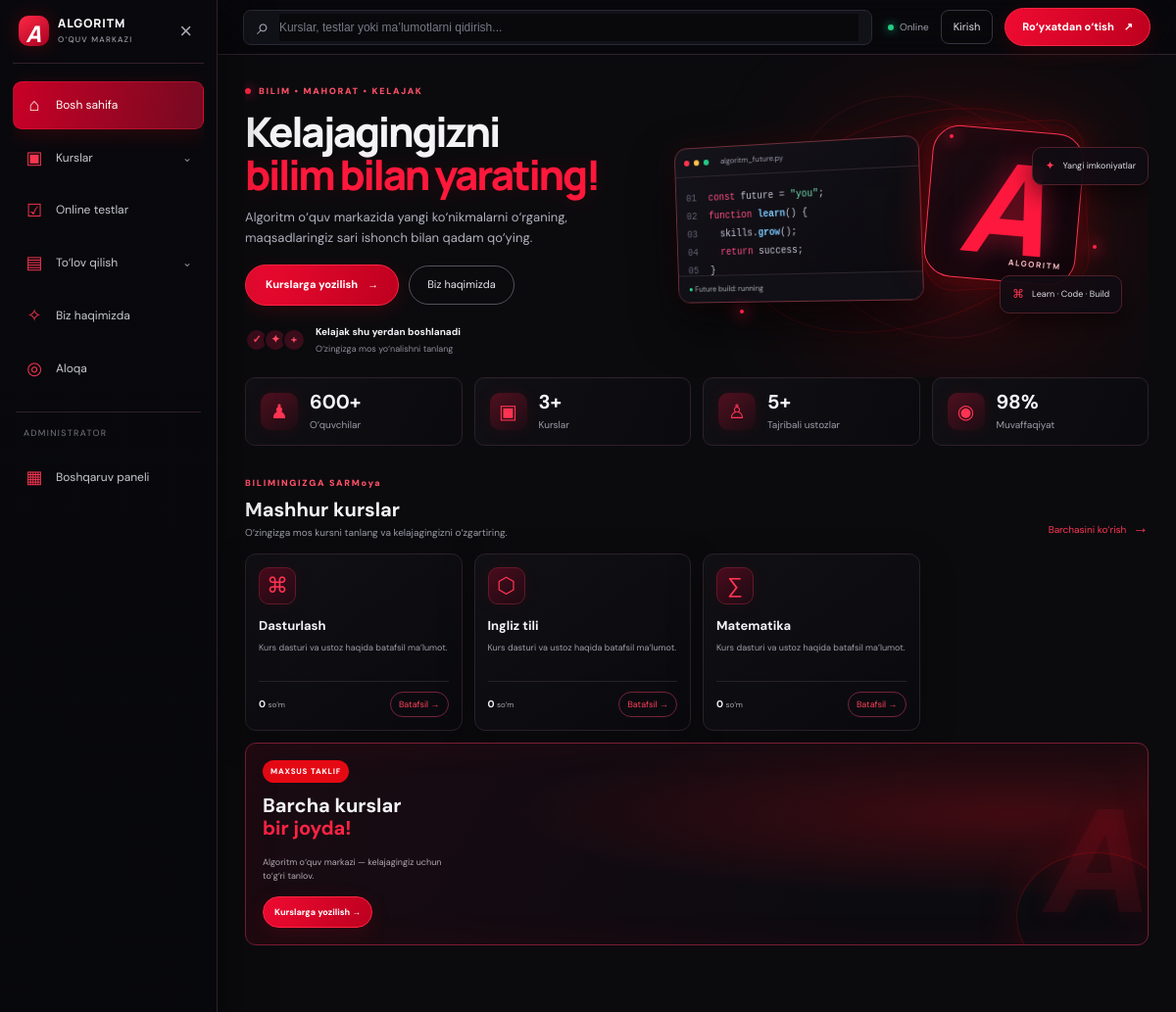
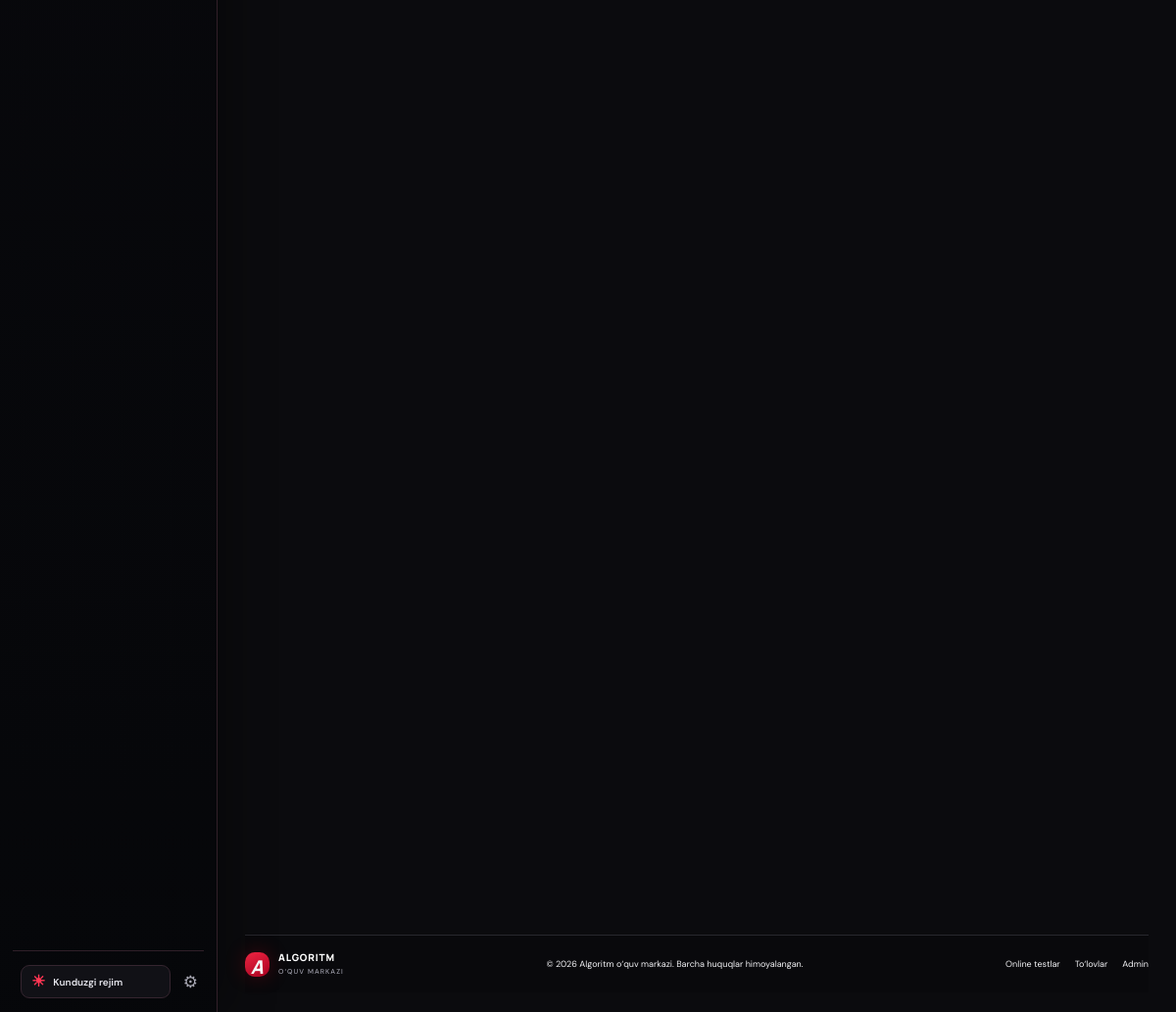
The page / on the database its author committed (2 pictures, top to bottom).
### tables this page shows
CREATE TABLE IF NOT EXISTS courses (
  id INT UNSIGNED AUTO_INCREMENT PRIMARY KEY,
  name VARCHAR(120) NOT NULL,
  price DECIMAL(12,2) NOT NULL DEFAULT 0,
  duration VARCHAR(100) DEFAULT NULL,
  description TEXT DEFAULT NULL,
  teacher_name VARCHAR(120) DEFAULT NULL,
  teacher_bio TEXT DEFAULT NULL,
  image_path VARCHAR(255) DEFAULT NULL,
  teacher_image VARCHAR(255) DEFAULT NULL,
  is_active TINYINT(1) NOT NULL DEFAULT 1,
  created_at TIMESTAMP DEFAULT CURRENT_TIMESTAMP
);

### config/settings.php (called while the page is built, shortened)
<?php
function site_settings(PDO $pdo): array { try { $rows=$pdo->query('SELECT setting_key,setting_value FROM site_settings')->fetchAll(PDO::FETCH_KEY_PAIR); return is_array($rows)?$rows:[]; } catch(Throwable $e){return [];} }

### index.php (the view, shortened to what this page needs)
<?php
require_once __DIR__ . '/config/db.php';
require_once __DIR__ . '/config/settings.php';
$settings = $pdo ? site_settings($pdo) : [];
function h($v){return htmlspecialchars((string)$v, ENT_QUOTES, 'UTF-8');}
$courses=[];
try { if($pdo) { $stmt=$pdo->query("SELECT id,name,price,description,teacher_name,image_path FROM courses WHERE is_active=1 ORDER BY name"); $courses=$stmt->fetchAll(PDO::FETCH_ASSOC); } } catch(Throwable $e) {}
$courseCount=count($courses) ?: 12;
?>
<!doctype html><html lang="uz"><head><link rel="stylesheet" href="assets/css/style.css?v=10"></head>
<body class="alg-home">
<div class="ambient-bg" aria-hidden="true"><span></span><span></span><span></span><i class="grid-glow"></i></div>
<aside class="app-sidebar" id="app-sidebar"><div class="sidebar-brand"><a href="index.php" class="brand"><span class="brand-symbol">A</span><span class="brand-text">ALGORITM<small>O‘QUV MARKAZI</small></span></a><button class="sidebar-collapse" id="sidebar-collapse" aria-label="Yon menyuni yig‘ish">×</button></div>
<nav class="side-nav" aria-label="Asosiy menyu"><a class="side-link active" href="index.php"><span class="side-ico">⌂</span><span class="side-label">Bosh sahifa</span></a><a class="side-link" href="#kurslar"><span class="side-ico">▣</span><span class="side-label">Kurslar</span><span class="side-arrow">⌄</span></a><a class="side-link" href="tests.php"><span class="side-ico">☑</span><span class="side-label">Online testlar</span></a><a class="side-link" href="payment.php"><span class="side-ico">▤</span><span class="side-label">To‘lov qilish</span><span class="side-arrow">⌄</span></a><a class="side-link" href="#afzalliklar"><span class="side-ico">✧</span><span class="side-label">Biz haqimizda</span></a><a class="side-link" href="#aloqa"><span class="side-ico">◎</span><span class="side-label">Aloqa</span></a><div class="side-divider"><span class="side-label">ADMINISTRATOR</span></div><a class="side-link" href="admin/login.php"><span class="side-ico">▦</span><span class="side-label">Boshqaruv paneli</span></a></nav>
<div class="sidebar-bottom"><button class="theme-toggle" id="theme-toggle" type="button"></button><button class="gear-button" type="button" title="Menyu sozlamasi" id="sidebar-expand">⚙</button></div></aside>
<div class="app-main" id="app-main"><header class="topbar"><button class="mobile-menu" id="mobile-menu" aria-label="Menyuni ochish">☰</button><div class="top-search"><span>⌕</span><input id="quick-search" type="search" placeholder="Kurslar, testlar yoki ma’lumotlarni qidirish..."></div><div class="top-actions"><span class="online-pill"><i></i> Online</span><a class="login-link" href="admin/login.php">Kirish</a><a class="top-cta" href="#royxat">Ro‘yxatdan o‘tish <span>↗</span></a></div></header>
<main class="home-content">
<section class="hero-v10"><div class="hero-v10-copy"><span class="hero-kicker"><i></i> BILIM • MAHORAT • KELAJAK</span><h1>Kelajagingizni<br><em>bilim bilan yarating!</em></h1><p><?= h($settings['hero_text'] ?? 'Zamonaviy kasblar, kuchli ustozlar va qulay ta’lim muhiti. Algoritm — sizning muvaffaqiyatingiz uchun!') ?></p><div class="hero-buttons"><a class="red-button" href="#kurslar">Kurslarga yozilish <span>→</span></a><a class="outline-button" href="#afzalliklar">Biz haqimizda</a></div><div class="hero-mini-proof"><span class="proof-icons"><b>✓</b><b>✦</b><b>+</b></span><span><strong>Kelajak shu yerdan boshlanadi</strong><small>O‘zingizga mos yo‘nalishni tanlang</small></span></div></div>
<div class="hero-visual"><div class="hero-red-sun"></div><div class="hero-orbit orbit-a"></div><div class="hero-orbit orbit-b"></div><div class="hero-code-window"><div class="window-bar"><i></i><i></i><i></i><span>algoritm_future.py</span></div><div class="fake-code"><p><b>01</b> <i>const</i> future = <em>"you"</em>;</p><p><b>02</b> <i>function</i> <strong>learn</strong>() {</p><p><b>03</b> &nbsp; skills.<strong>grow</strong>();</p><p><b>04</b> &nbsp; <i>return</i> success;</p><p><b>05</b> }</p></div><div class="window-status"><span>●</span> Future build: running</div></div><div class="hero-A">A<span>ALGORITM</span></div><div class="floating-chip chip-one">✦ <span>Yangi imkoniyatlar</span></div><div class="floating-chip chip-two">⌘ <span>Learn · Code · Build</span></div><div class="hero-particle p1"></div><div class="hero-particle p2"></div><div class="hero-particle p3"></div></div></section>
<section class="stats-row"><article class="stat-v10"><span class="stat-icon">♟</span><div><strong>600+</strong><small>O‘quvchilar</small></div></article><article class="stat-v10"><span class="stat-icon">▣</span><div><strong><?= (int)$courseCount ?>+</strong><small>Kurslar</small></div></article><article class="stat-v10"><span class="stat-icon">♙</span><div><strong>5+</strong><small>Tajribali ustozlar</small></div></article><article class="stat-v10"><span class="stat-icon">◉</span><div><strong>98%</strong><small>Muvaffaqiyat</small></div></article></section>
<section class="courses-v10" id="kurslar"><div class="section-title-v10"><div><span class="section-kicker">BILIMINGIZGA SARMoya</span><h2>Mashhur kurslar</h2><p>O‘zingizga mos kursni tanlang va kelajagingizni o‘zgartiring.</p></div><a href="#royxat" class="all-link">Barchasini ko‘rish <span>→</span></a></div><div class="course-grid-v10">
<?php if($courses): foreach($courses as $i=>$course): ?><article class="course-v10 searchable-item"><a href="course.php?id=<?= (int)$course['id'] ?>" class="course-main-link"><?php if(!empty($course['image_path'])): ?><img class="course-photo" src="<?= h($course['image_path']) ?>" alt="<?= h($course['name']) ?>"><?php else: ?><span class="course-icon-v10"><?= ['⌘','⬡','∑','✧','文'][$i%5] ?></span><?php endif; ?><h3><?= h($course['name']) ?></h3><p><?= h(mb_strimwidth($course['description'] ?: 'Kurs dasturi va ustoz haqida batafsil ma’lumot.',0,86,'…')) ?></p></a><div class="course-bottom-v10"><strong><?= number_format((float)$course['price'],0,'.',' ') ?> <small>so‘m</small></strong><a href="course.php?id=<?= (int)$course['id'] ?>">Batafsil <span>→</span></a></div></article><?php endforeach; endif; ?>
<a class="course-promo" href="#royxat"><span class="promo-label">MAXSUS TAKLIF</span><h3>Barcha kurslar<br><em>bir joyda!</em></h3><p>Algoritm o‘quv markazi — kelajagingiz uchun to‘g‘ri tanlov.</p><span class="red-button">Kurslarga yozilish →</span><div class="promo-glow">A</div></a></div></section>
<section class="dashboard-widgets">
</section>
<footer class="footer-v10"><a href="index.php" class="brand"><span class="brand-symbol">A</span><span class="brand-text">ALGORITM<small>O‘QUV MARKAZI</small></span></a><span>© <?= date('Y') ?> Algoritm o‘quv markazi. Barcha huquqlar himoyalangan.</span><div><a href="tests.php">Online testlar</a><a href="payment.php">To‘lovlar</a><a href="admin/login.php">Admin</a></div></footer>
</main></div><script src="assets/js/app.js?v=10"></script><script src="assets/js/theme.js?v=10"></script><script src="assets/js/dashboard-ui.js?v=10"></script></body></html>

### rows shown on the page
courses: i "⌘", name "Dasturlash", description "Kurs dasturi va ustoz haqida batafsil ma’lumot.", price "0"
courses: i "⬡", name "Ingliz tili", description "Kurs dasturi va ustoz haqida batafsil ma’lumot.", price "0"
courses: i "∑", name "Matematika", description "Kurs dasturi va ustoz haqida batafsil ma’lumot.", price "0"

### other values the page prints
$settings['hero_text'] "Algoritm o‘quv markazida yangi ko‘nikmalarni o‘rganing, maqsadlaringiz sari ishonch bilan qadam qo‘ying."
$courseCount "3"
